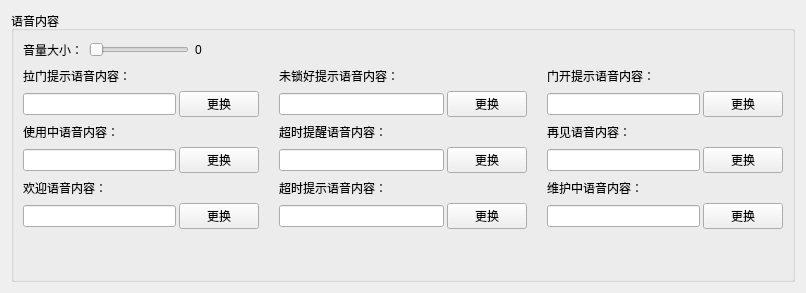
        <widget class="QWidget" name="tabVoicePara">
         <attribute name="title">
          <string>语音参数</string>
         </attribute>
         <layout class="QGridLayout" name="gridLayout_3">
          <item row="0" column="0">
           <widget class="QGroupBox" name="groupBox">
            <property name="title">
             <string>语音内容</string>
            </property>
            <layout class="QGridLayout" name="gridLayout_2">
             <property name="bottomMargin">
              <number>50</number>
             </property>
             <item row="0" column="0">
              <layout class="QVBoxLayout" name="verticalLayout_4">
               <item>
                <layout class="QHBoxLayout" name="horizontalLayout_12">
                 <item>
                  <widget class="QLabel" name="label_12">
                   <property name="maximumSize">
                    <size>
                     <width>16777215</width>
                     <height>25</height>
                    </size>
                   </property>
                   <property name="text">
                    <string>音量大小：</string>
                   </property>
                  </widget>
                 </item>
                 <item>
                  <widget class="QSlider" name="hsVoice">
                   <property name="maximumSize">
                    <size>
                     <width>100</width>
                     <height>16777215</height>
                    </size>
                   </property>
                   <property name="maximum">
                    <number>16</number>
                   </property>
                   <property name="pageStep">
                    <number>1</number>
                   </property>
                   <property name="orientation">
                    <enum>Qt::Horizontal</enum>
                   </property>
                  </widget>
                 </item>
                 <item>
                  <widget class="QLabel" name="lbVoice">
                   <property name="minimumSize">
                    <size>
                     <width>15</width>
                     <height>0</height>
                    </size>
                   </property>
                   <property name="maximumSize">
                    <size>
                     <width>16777215</width>
                     <height>25</height>
                    </size>
                   </property>
                   <property name="text">
                    <string>0</string>
                   </property>
                  </widget>
                 </item>
                 <item>
                  <spacer name="horizontalSpacer_33">
                   <property name="orientation">
                    <enum>Qt::Horizontal</enum>
                   </property>
                   <property name="sizeType">
                    <enum>QSizePolicy::Expanding</enum>
                   </property>
                   <property name="sizeHint" stdset="0">
                    <size>
                     <width>40</width>
                     <height>20</height>
                    </size>
                   </property>
                  </spacer>
                 </item>
                </layout>
               </item>
               <item>
                <layout class="QHBoxLayout" name="horizontalLayout_26">
                 <property name="spacing">
                  <number>20</number>
                 </property>
                 <item>
                  <layout class="QVBoxLayout" name="verticalLayout">
                   <property name="spacing">
                    <number>5</number>
                   </property>
                   <item>
                    <layout class="QHBoxLayout" name="horizontalLayout_13">
                     <item>
                      <widget class="QLabel" name="labelVoice_1">
                       <property name="text">
                        <string>拉门提示语音内容：</string>
                       </property>
                      </widget>
                     </item>
                     <item>
                      <spacer name="horizontalSpacer_15">
                       <property name="orientation">
                        <enum>Qt::Horizontal</enum>
                       </property>
                       <property name="sizeHint" stdset="0">
                        <size>
                         <width>128</width>
                         <height>20</height>
                        </size>
                       </property>
                      </spacer>
                     </item>
                    </layout>
                   </item>
                   <item>
                    <layout class="QHBoxLayout" name="horizontalLayout_3">
                     <property name="spacing">
                      <number>3</number>
                     </property>
                     <item>
                      <widget class="QLineEdit" name="le8"/>
                     </item>
                     <item>
                      <widget class="QPushButton" name="btnChangeLaDoorSound">
                       <property name="minimumSize">
                        <size>
                         <width>50</width>
                         <height>0</height>
                        </size>
                       </property>
                       <property name="text">
                        <string>更换</string>
                       </property>
                      </widget>
                     </item>
                    </layout>
                   </item>
                   <item>
                    <layout class="QHBoxLayout" name="horizontalLayout_15">
                     <item>
                      <widget class="QLabel" name="labelVoice_2">
                       <property name="text">
                        <string>使用中语音内容：</string>
                       </property>
                      </widget>
                     </item>
                     <item>
                      <spacer name="horizontalSpacer_2">
                       <property name="orientation">
                        <enum>Qt::Horizontal</enum>
                       </property>
                       <property name="sizeHint" stdset="0">
                        <size>
                         <width>40</width>
                         <height>20</height>
                        </size>
                       </property>
                      </spacer>
                     </item>
                    </layout>
                   </item>
                   <item>
                    <layout class="QHBoxLayout" name="horizontalLayout_4">
                     <property name="spacing">
                      <number>3</number>
                     </property>
                     <item>
                      <widget class="QLineEdit" name="le1"/>
                     </item>
                     <item>
                      <widget class="QPushButton" name="btnChangeSyzSound">
                       <property name="minimumSize">
                        <size>
                         <width>50</width>
                         <height>0</height>
                        </size>
                       </property>
                       <property name="text">
                        <string>更换</string>
                       </property>
                      </widget>
                     </item>
                    </layout>
                   </item>
                   <item>
                    <layout class="QHBoxLayout" name="horizontalLayout_8">
                     <item>
                      <widget class="QLabel" name="labelVoice_3">
                       <property name="text">
                        <string>欢迎语音内容：</string>
                       </property>
                      </widget>
                     </item>
                     <item>
                      <spacer name="horizontalSpacer">
                       <property name="orientation">
                        <enum>Qt::Horizontal</enum>
                       </property>
                       <property name="sizeHint" stdset="0">
                        <size>
                         <width>40</width>
                         <height>20</height>
                        </size>
                       </property>
                      </spacer>
                     </item>
                    </layout>
                   </item>
                   <item>
                    <layout class="QHBoxLayout" name="horizontalLayout_7">
                     <property name="spacing">
                      <number>3</number>
                     </property>
                     <item>
                      <widget class="QLineEdit" name="le0"/>
                     </item>
                     <item>
                      <widget class="QPushButton" name="btnChangeHySound">
                       <property name="minimumSize">
                        <size>
                         <width>50</width>
                         <height>0</height>
                        </size>
                       </property>
                       <property name="text">
                        <string>更换</string>
                       </property>
                      </widget>
                     </item>
                    </layout>
                   </item>
                  </layout>
                 </item>
                 <item>
                  <layout class="QVBoxLayout" name="verticalLayout_2">
                   <property name="spacing">
                    <number>5</number>
                   </property>
                   <item>
                    <layout class="QHBoxLayout" name="horizontalLayout_14">
                     <item>
                      <widget class="QLabel" name="labelVoice_4">
                       <property name="text">
                        <string>未锁好提示语音内容：</string>
                       </property>
                      </widget>
                     </item>
                     <item>
                      <spacer name="horizontalSpacer_16">
                       <property name="orientation">
                        <enum>Qt::Horizontal</enum>
                       </property>
                       <property name="sizeHint" stdset="0">
                        <size>
                         <width>128</width>
                         <height>20</height>
                        </size>
                       </property>
                      </spacer>
                     </item>
                    </layout>
                   </item>
                   <item>
                    <layout class="QHBoxLayout" name="horizontalLayout_9">
                     <property name="spacing">
                      <number>3</number>
                     </property>
                     <item>
                      <widget class="QLineEdit" name="le7"/>
                     </item>
                     <item>
                      <widget class="QPushButton" name="btnChangeFailLockSound">
                       <property name="minimumSize">
                        <size>
                         <width>50</width>
                         <height>0</height>
                        </size>
                       </property>
                       <property name="text">
                        <string>更换</string>
                       </property>
                      </widget>
                     </item>
                    </layout>
                   </item>
                   <item>
                    <layout class="QHBoxLayout" name="horizontalLayout_16">
                     <item>
                      <widget class="QLabel" name="labelVoice_5">
                       <property name="text">
                        <string>超时提醒语音内容：</string>
                       </property>
                      </widget>
                     </item>
                     <item>
                      <spacer name="horizontalSpacer_5">
                       <property name="orientation">
                        <enum>Qt::Horizontal</enum>
                       </property>
                       <property name="sizeHint" stdset="0">
                        <size>
                         <width>40</width>
                         <height>20</height>
                        </size>
                       </property>
                      </spacer>
                     </item>
                    </layout>
                   </item>
                   <item>
                    <layout class="QHBoxLayout" name="horizontalLayout_17">
                     <property name="spacing">
                      <number>3</number>
                     </property>
                     <item>
                      <widget class="QLineEdit" name="le3"/>
                     </item>
                     <item>
                      <widget class="QPushButton" name="btnChangeTimeoutWarnSound">
                       <property name="minimumSize">
                        <size>
                         <width>50</width>
                         <height>0</height>
                        </size>
                       </property>
                       <property name="text">
                        <string>更换</string>
                       </property>
                      </widget>
                     </item>
                    </layout>
                   </item>
                   <item>
                    <layout class="QHBoxLayout" name="horizontalLayout_18">
                     <item>
                      <widget class="QLabel" name="labelVoice_6">
                       <property name="text">
                        <string>超时提示语音内容：</string>
                       </property>
                      </widget>
                     </item>
                     <item>
                      <spacer name="horizontalSpacer_6">
                       <property name="orientation">
                        <enum>Qt::Horizontal</enum>
                       </property>
                       <property name="sizeHint" stdset="0">
                        <size>
                         <width>40</width>
                         <height>20</height>
                        </size>
                       </property>
                      </spacer>
                     </item>
                    </layout>
                   </item>
                   <item>
                    <layout class="QHBoxLayout" name="horizontalLayout_19">
                     <property name="spacing">
                      <number>3</number>
                     </property>
                     <item>
                      <widget class="QLineEdit" name="le4"/>
                     </item>
                     <item>
                      <widget class="QPushButton" name="btnChangeTimeoutTiShiSound">
                       <property name="minimumSize">
                        <size>
                         <width>50</width>
                         <height>0</height>
                        </size>
                       </property>
                       <property name="text">
                        <string>更换</string>
                       </property>
                      </widget>
                     </item>
                    </layout>
                   </item>
                  </layout>
                 </item>
                 <item>
                  <layout class="QVBoxLayout" name="verticalLayout_3">
                   <property name="spacing">
                    <number>5</number>
                   </property>
                   <item>
                    <layout class="QHBoxLayout" name="horizontalLayout_20">
                     <item>
                      <widget class="QLabel" name="labelVoice_7">
                       <property name="text">
                        <string>门开提示语音内容：</string>
                       </property>
                      </widget>
                     </item>
                     <item>
                      <spacer name="horizontalSpacer_17">
                       <property name="orientation">
                        <enum>Qt::Horizontal</enum>
                       </property>
                       <property name="sizeHint" stdset="0">
                        <size>
                         <width>128</width>
                         <height>20</height>
                        </size>
                       </property>
                      </spacer>
                     </item>
                    </layout>
                   </item>
                   <item>
                    <layout class="QHBoxLayout" name="horizontalLayout_21">
                     <property name="spacing">
                      <number>3</number>
                     </property>
                     <item>
                      <widget class="QLineEdit" name="le6"/>
                     </item>
                     <item>
                      <widget class="QPushButton" name="btnChangeOpenDoorSound">
                       <property name="minimumSize">
                        <size>
                         <width>50</width>
                         <height>0</height>
                        </size>
                       </property>
                       <property name="text">
                        <string>更换</string>
                       </property>
                      </widget>
                     </item>
                    </layout>
                   </item>
                   <item>
                    <layout class="QHBoxLayout" name="horizontalLayout_22">
                     <item>
                      <widget class="QLabel" name="labelVoice_8">
                       <property name="text">
                        <string>再见语音内容：</string>
                       </property>
                      </widget>
                     </item>
                     <item>
                      <spacer name="horizontalSpacer_7">
                       <property name="orientation">
                        <enum>Qt::Horizontal</enum>
                       </property>
                       <property name="sizeHint" stdset="0">
                        <size>
                         <width>40</width>
                         <height>20</height>
                        </size>
                       </property>
                      </spacer>
                     </item>
                    </layout>
                   </item>
                   <item>
                    <layout class="QHBoxLayout" name="horizontalLayout_23">
                     <property name="spacing">
                      <number>3</number>
                     </property>
                     <item>
                      <widget class="QLineEdit" name="le5"/>
                     </item>
                     <item>
                      <widget class="QPushButton" name="btnChangeOutDoorSound">
                       <property name="minimumSize">
                        <size>
                         <width>50</width>
                         <height>0</height>
                        </size>
                       </property>
                       <property name="text">
                        <string>更换</string>
                       </property>
                      </widget>
                     </item>
                    </layout>
                   </item>
                   <item>
                    <layout class="QHBoxLayout" name="horizontalLayout_24">
                     <item>
                      <widget class="QLabel" name="labelVoice_9">
                       <property name="text">
                        <string>维护中语音内容：</string>
                       </property>
                      </widget>
                     </item>
                     <item>
                      <spacer name="horizontalSpacer_8">
                       <property name="orientation">
                        <enum>Qt::Horizontal</enum>
                       </property>
                       <property name="sizeHint" stdset="0">
                        <size>
                         <width>40</width>
                         <height>20</height>
                        </size>
                       </property>
                      </spacer>
                     </item>
                    </layout>
                   </item>
                   <item>
                    <layout class="QHBoxLayout" name="horizontalLayout_25">
                     <property name="spacing">
                      <number>3</number>
                     </property>
                     <item>
                      <widget class="QLineEdit" name="le2"/>
                     </item>
                     <item>
                      <widget class="QPushButton" name="btnChangeWhzSound">
                       <property name="minimumSize">
                        <size>
                         <width>50</width>
                         <height>0</height>
                        </size>
                       </property>
                       <property name="text">
                        <string>更换</string>
                       </property>
                      </widget>
                     </item>
                    </layout>
                   </item>
                  </layout>
                 </item>
                </layout>
               </item>
              </layout>
             </item>
            </layout>
           </widget>
          </item>
         </layout>
        </widget>
